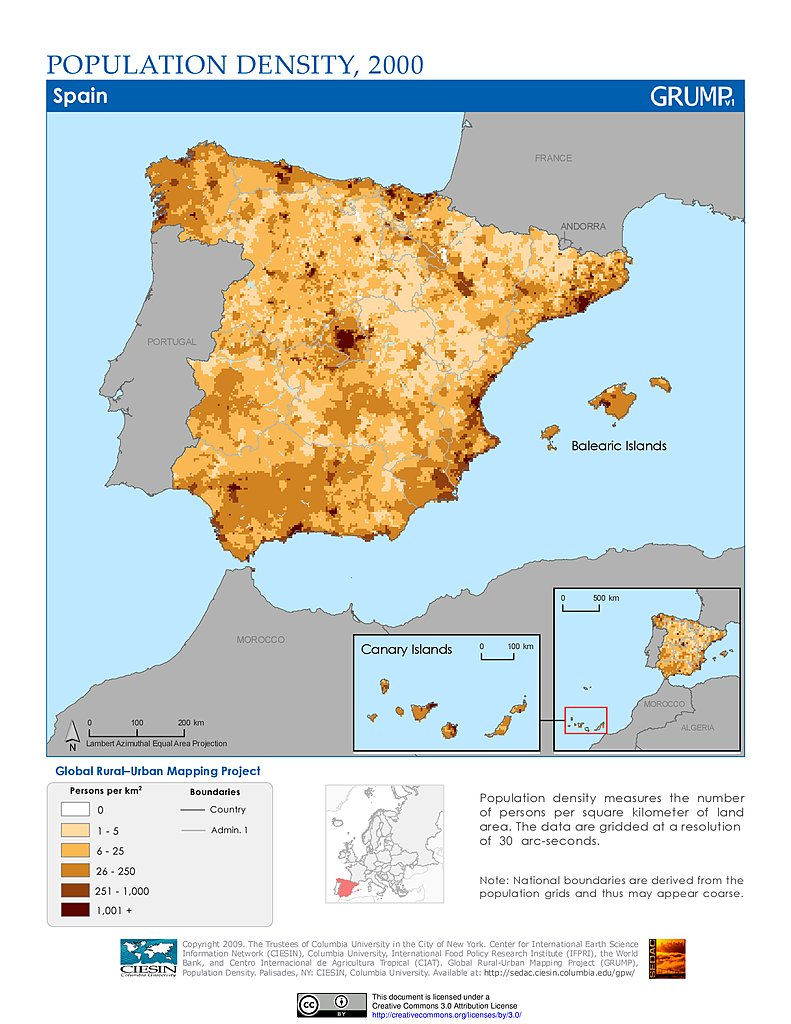
#> input picture dataCollection/lasted add choropleth maps/espdens.jpg, 791 x 1024 px; its folder holds 2 pictures in this run
$ python renameImages.py   (older library calls are emulated)
#> lines starting #> are read from the running program, lines starting #| are printed output that depends on the picture
# preprocess the images
from PIL import Image
import glob

pathSource='C:\\Users\\jiali\\Desktop\\MapElementDetection\\dataCollection\\lasted add choropleth maps'
pathTarget='C:\\Users\\jiali\\Desktop\\MapElementDetection\\dataCollection\\preprocessedMaps\\'

width=800
height=600
i=944
for filename in glob.glob(pathSource+'/*.jpg'):
    img=Image.open(filename)
#> img is the input picture: PIL image 791x1024 RGB; mean R, G, B 209.5, 214.5, 210.5
    img = img.resize((width, height), Image.ANTIALIAS)
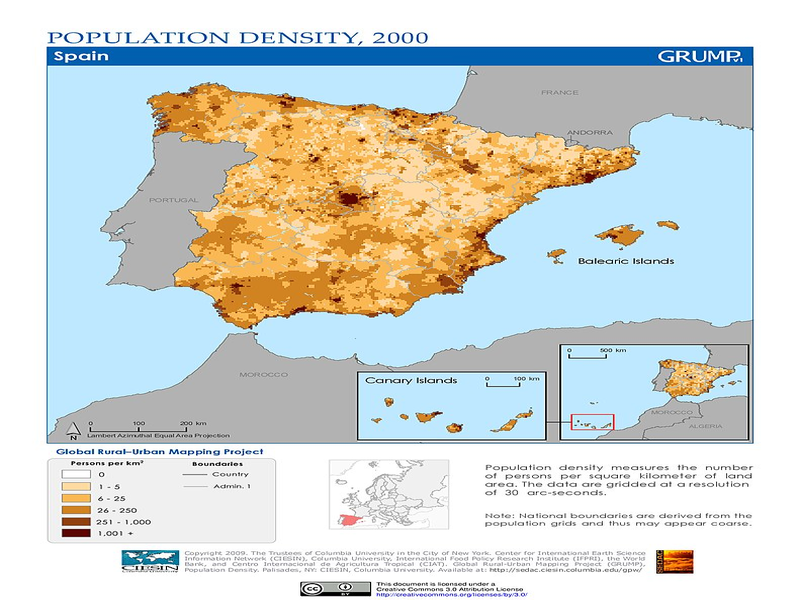
#> img: PIL image 800x600 RGB; mean R, G, B 209.3, 214.2, 210.2
    # if img.mode != 'RGB':
    name_target='ChoImg'+str(i+1)+'.jpg'
    img.save(pathTarget+name_target)
    i=i+1
#> pass 2 of the loop `for filename in glob.glob(pathSource+'/*.jpg'):`:
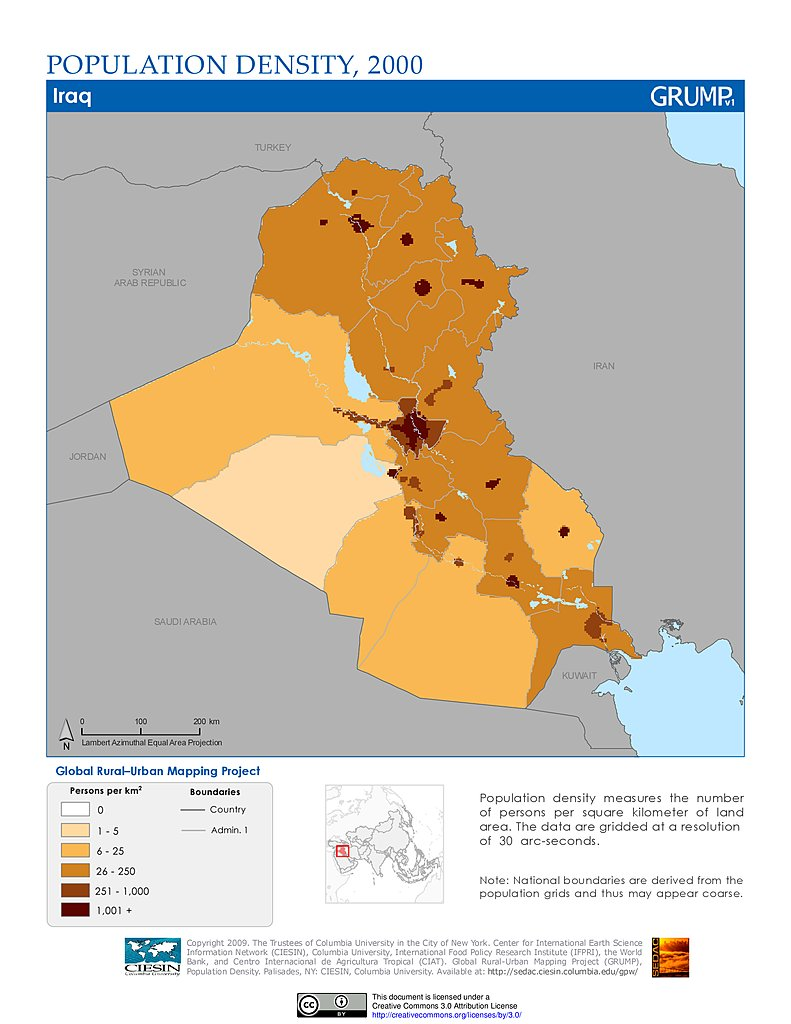
#> input picture dataCollection/lasted add choropleth maps/irqdens.jpg, 791 x 1024 px
#> img is the input picture: PIL image 791x1024 RGB; mean R, G, B 209.3, 201, 187.5
#> `img = img.resize((width, height), Image.ANTIALIAS)`:
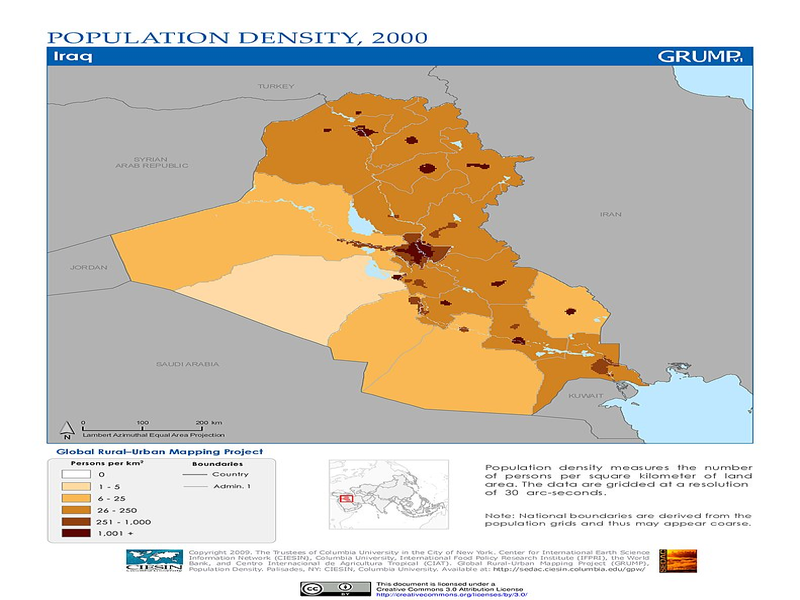
#> img: PIL image 800x600 RGB; mean R, G, B 209.2, 200.8, 187.3
